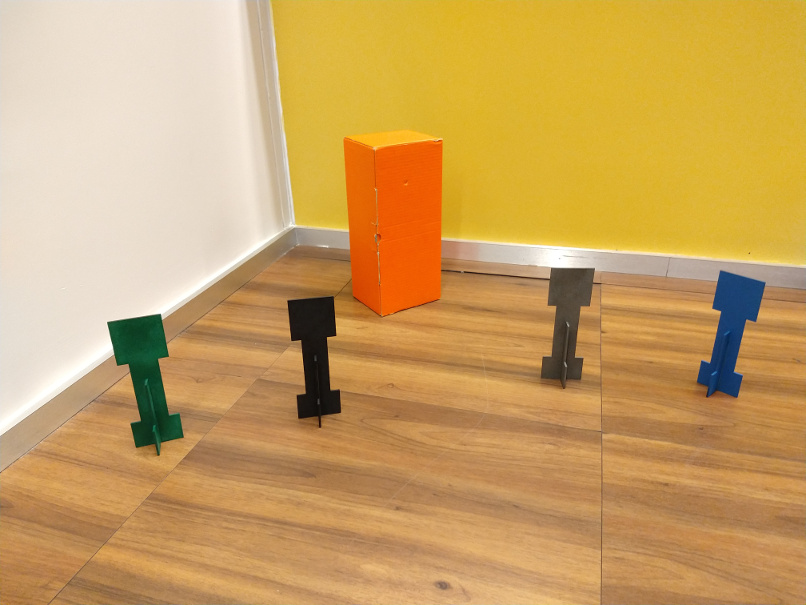
#> input picture atividade1/cena_canto_sala.jpg, 806 x 605 px
$ jupyter execute --allow-errors Atividade1_Visao.ipynb   (shell and % lines are left out)
#> lines starting #> are read from the running program, lines starting #| are printed output that depends on the picture; after the words box and inside, x2 and y2 are one past the last pixel; in counts of white or black regions, pixels touching at a corner belong together
#> further down, cena is the input picture: shape (605, 806, 3); mean B, G, R 98.1, 162.1, 202.5
# Entregável 1 - visão computacional

### Danoel Delattre
### Guilherme Carvalho

[cell 1]
import cv2
from matplotlib import pyplot as plt
import numpy as np
import time as t
print("OpenCV Version : %s " % cv2.__version__)

## Funções úteis

[cell 2]
def plot_hists(img, plt):
    """
        Plota o histograma de cada um dos canais RGB
        img - imagem RGB
        plt - objeto matplotlib
    """
    plt.figure(figsize=(20,10));
    img_h = img[:,:,0]
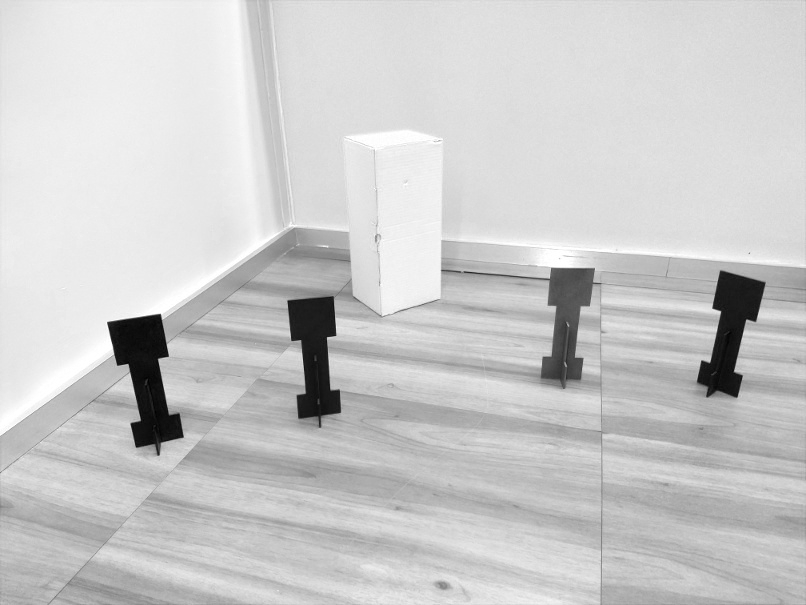
#> img_h: shape (605, 806); min 0, max 255, mean 202.5
    img_s = img[:,:,1]
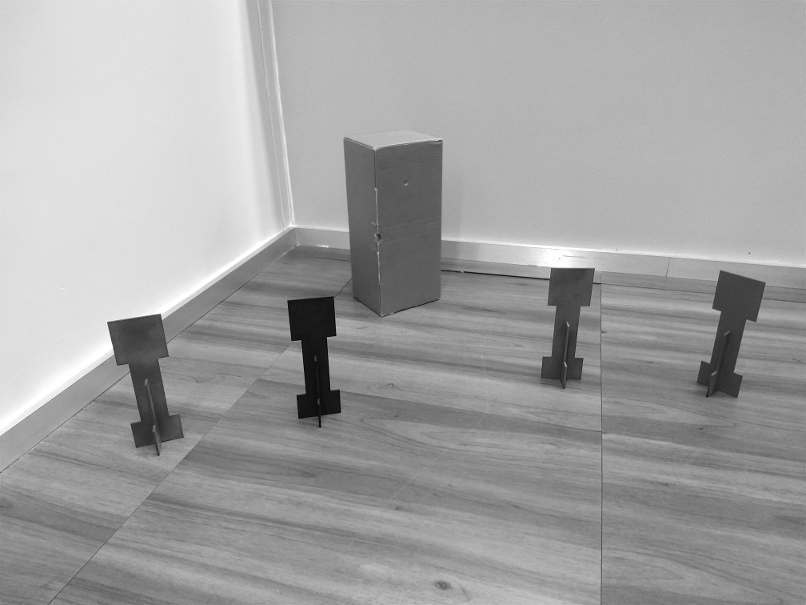
#> img_s: shape (605, 806); min 2, max 255, mean 162.1
    img_v = img[:,:,2]
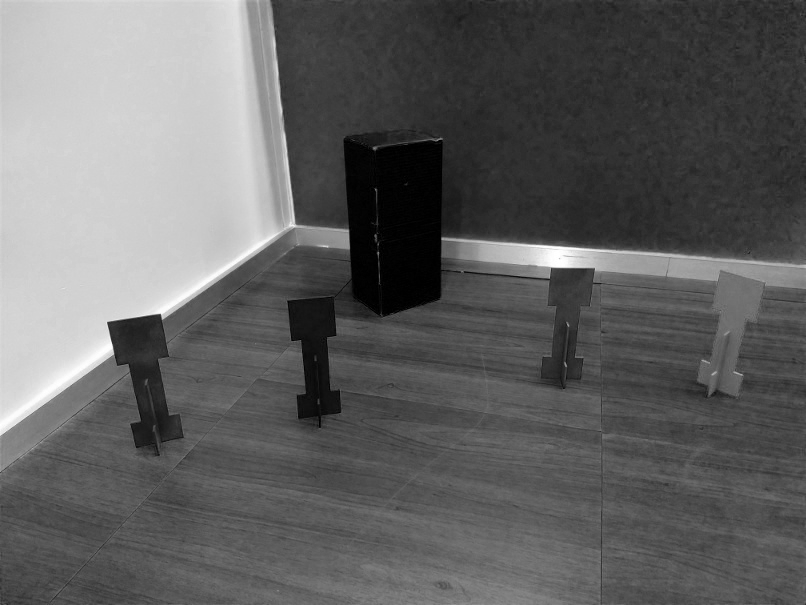
#> img_v: shape (605, 806); min 0, max 255, mean 98.1
    histo_plot(img_h, "r","R", plt);
    histo_plot(img_s, "g","G", plt);
    histo_plot(img_v, "b","B", plt);

def make_hist(img_255, c, label, plt):
    """ img_255 - uma imagem com 3 canais de 0 até 255
        c a cor do plot
        label - o label do gráfico
        plt - matplotlib.pyplot
    """
#> called with c = 'r', label = 'R'
    hist,bins = np.histogram(img_255.flatten(),256,[0,256])
#> hist = 256 values, max 22383 at index 222, min 1 at index 1, mean 1904.8; bins = 257 values from 0 to 256
    cdf = hist.cumsum()
#> cdf = 256 values from 5 to 487630
    cdf_normalized = cdf * hist.max()/ cdf.max()
#> cdf_normalized = 256 values from 0.23 to 22383

    # plt.plot(cdf_normalized, color = c)
    plt.hist(img_255.flatten(),256,[0,256], color = c)
    plt.xlim([0,256])
    plt.legend(label, loc = 'upper left')
    plt.plot()

def histo_plot(img, cor, label, plt):
    """
        img - imagem
        cor - cor
        plt - matplotlib.pyplot object

    """
    plt.figure(figsize=(10,5))
    make_hist(img, cor, label, plt)
    plt.show()
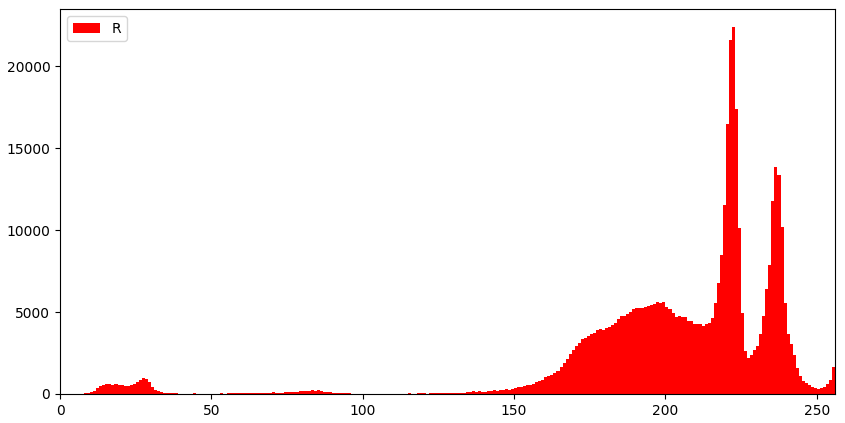
#> figure drawn by matplotlib, 1 panel; tallest bar 22383 high, from x = 222 to 223
    plt.figure(figsize=(10,5))
    plt.imshow(img, cmap="Greys_r")#, vmin=0, vmax=255)
    plt.title(label)

# Equalização de histograma

[cell 3]
rintin = cv2.imread("RinTinTin.jpg")
#> (the rest of this cell did not finish here and is left out)

#> (a cell that did not finish here is left out)

#> (a cell that did not finish here is left out)

#> (a cell that did not finish here is left out)

#> (a cell that did not finish here is left out)

#> (a cell that did not finish here is left out)

## Atividade 1

Realize as seguintes atividades:

1. O histograma fornecido aproveita bem as faixas de cores?
2. Crie uma imagem derivada da imagem fornecida que use melhor a faixa dinâmica, ou seja, tenha o valor dos seus pixels distribuídos entre `0` e `255`.
3. Plote a imagem pedida

[cell 9]
saida = np.zeros((512, 1024), dtype=np.uint8)

[cell 10]
#encontra max
saida.shape
val_maximo = 0
#> (the rest of this cell did not finish here and is left out)

#> (a cell that did not finish here is left out)

#> (a cell that did not finish here is left out)

#> (a cell that did not finish here is left out)

## Atividade 2

Leia com a OpenCV a figura abaixo:

Separe os canais  R e B das imagens e analise seus histogramas.

1. A partir dos canais R e B e da análise do histograma é possível identificar a caixa vermelha e o creeper azul?

1. Crie uma imagem numpy em que somente os pixels da caixa vermelha estão brancos e faça seu plot aqui. Você vai precisar usar manipulação de canais RGB. Use o [ExemploFor.ipynb](ExemploFor.ipynb) .

[cell 14]
cena = cv2.imread("cena_canto_sala.jpg")
cena = cv2.cvtColor(cena, cv2.COLOR_BGR2RGB)
plot_hists(cena, plt)
#> call 2 of histo_plot, with cor = 'g', label = 'G'
#> in histo_plot (call 2), `plt.show()`:
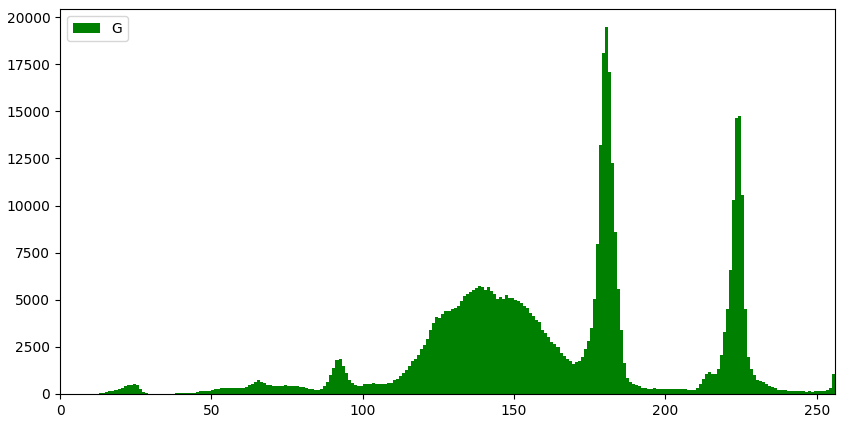
#> figure drawn by matplotlib, 1 panel; tallest bar 19454 high, from x = 180 to 181
#> call 3 of histo_plot, with cor = 'b', label = 'B'
#> in histo_plot (call 3), `plt.show()`:
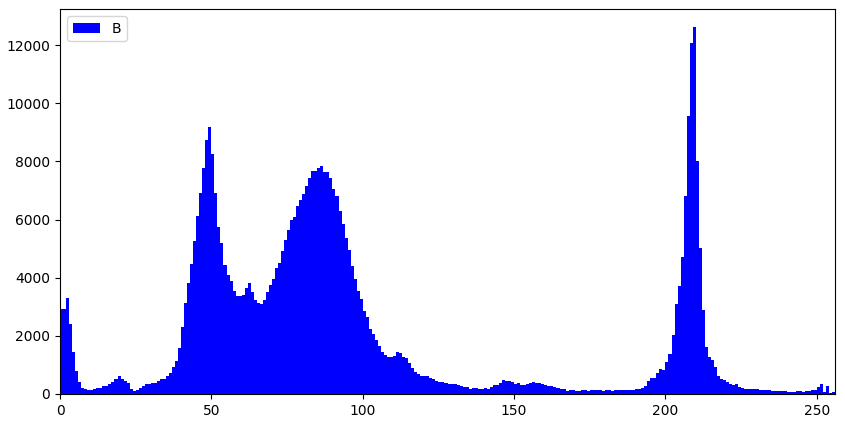
#> figure drawn by matplotlib, 1 panel; tallest bar 12615 high, from x = 209 to 210

[cell 15]
copia_cena = cena.copy()[:,:,2]
plt.imshow(copia_cena, cmap="Greys_r", vmin=0, vmax=255)

[cell 16]
for i in range(cena.shape[0]):
    for j in range(cena.shape[1]):
        valor_cor_pixels = copia_cena[i][j]
        if valor_cor_pixels >= 0 and valor_cor_pixels <= 12:
            copia_cena[i][j] = 255
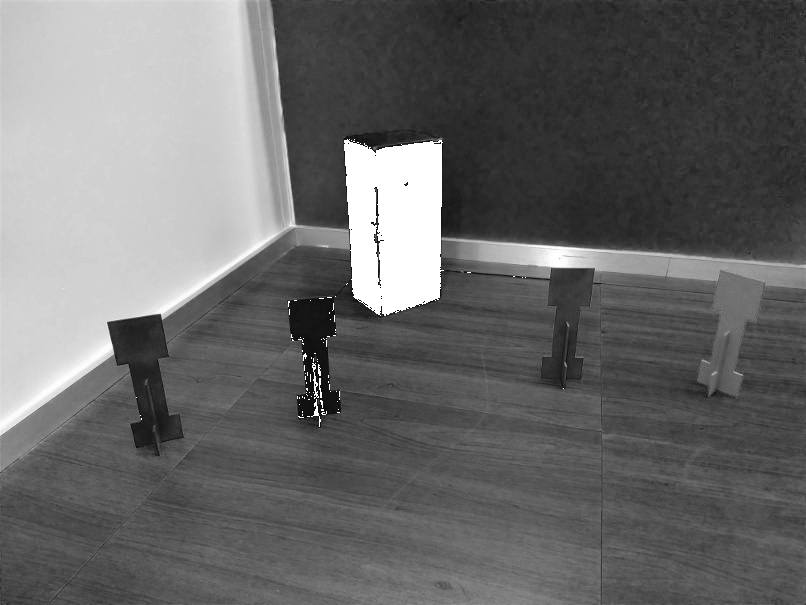
#> copia_cena: shape (605, 806); 3.12% of pixels changed, all inside (x1, y1, x2, y2) = (136, 139, 564, 427)
